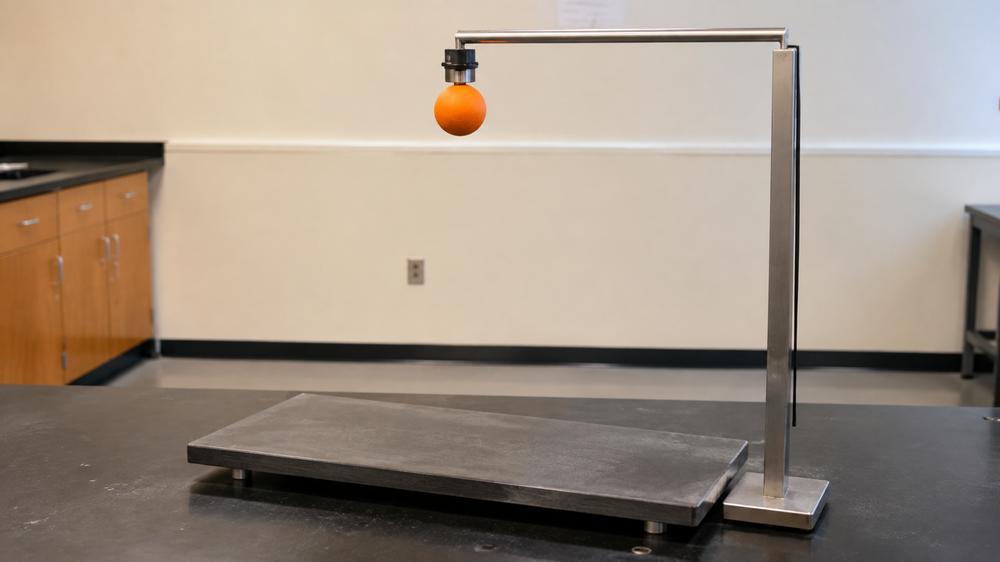
#> input picture easy/P1/first_frame.png, 1000 x 562 px, shrunk from 2048 x 1152 before the run; its folder holds only this picture in this run
$ python -i observed_shadows.py   (imports and definitions only)   (older library calls are emulated)
#> lines starting #> are read from the running program, lines starting #| are printed output that depends on the picture
#> further down, picture is the input picture: shape (562, 1000, 3); mean B, G, R 130.9, 144.5, 158.3
"""Frame-zero rod identities and observed dark ridges on photographic floors.

The initializer contains no shadow directions. Rod registration and every
shadow sample come from the measured frame. A ridge must be darker than BOTH
sides and visibly connected to its rod; illumination gradients are not ridges.
No common-light-source geometry is used to find or choose a shadow.
"""
from __future__ import annotations

import hashlib
import json
from pathlib import Path

import cv2
import numpy as np


# [27 lines left out: functions fingerprint, load_initialization, not called in this run]


def gradient(frame):
    gray = cv2.cvtColor(frame, cv2.COLOR_BGR2GRAY).astype(np.float32)
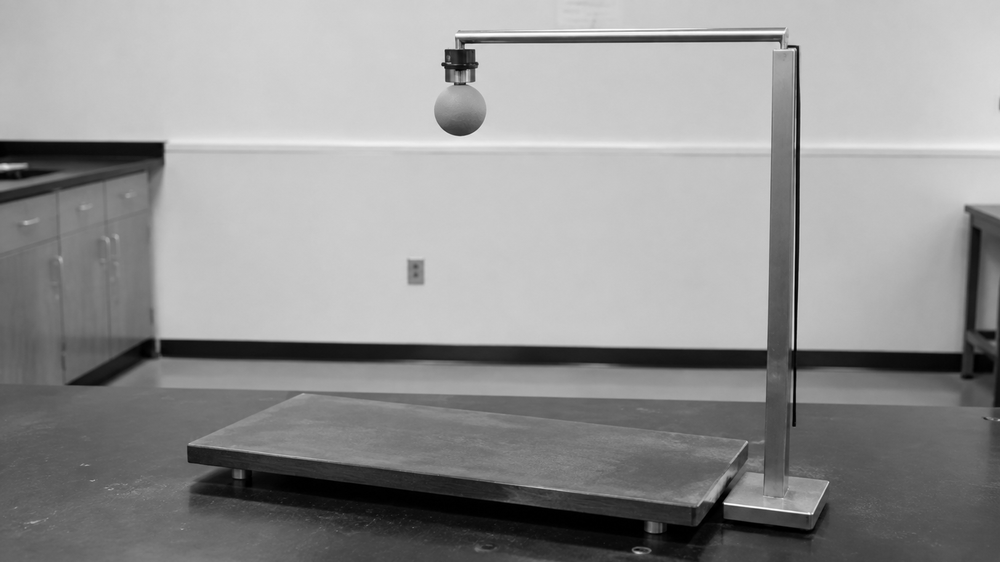
#> gray: shape (562, 1000) float32; min 0, max 255, mean 147.1
    gray = cv2.GaussianBlur(gray, (3, 3), 0)
    return cv2.magnitude(cv2.Sobel(gray, cv2.CV_32F, 1, 0),
                         cv2.Sobel(gray, cv2.CV_32F, 0, 1))
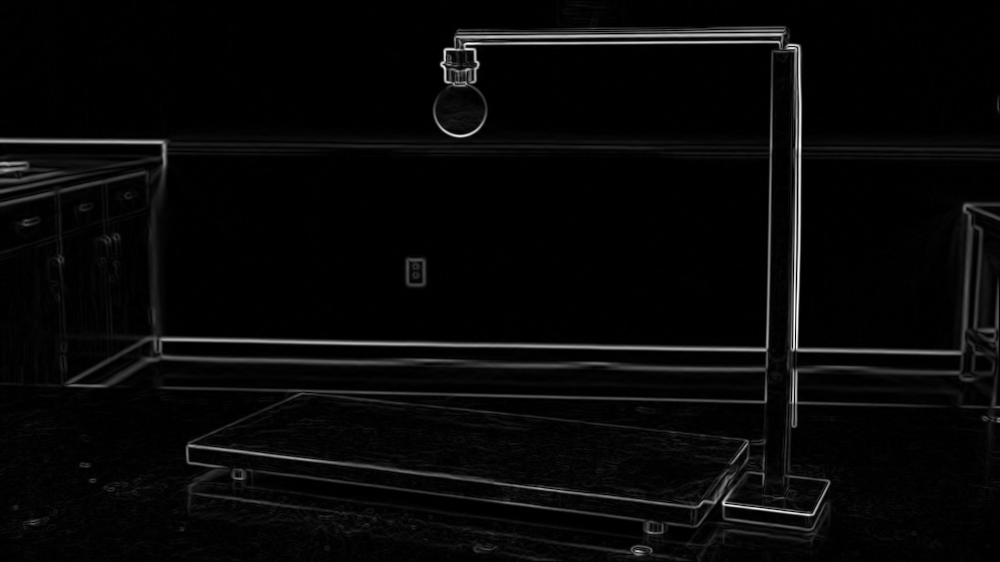
#> returned value: shape (562, 1000) float32; min 0, max 574.6, mean 18.7; drawn with min black and max white


# [287 lines left out: functions track_feet, relocate_rods, _read, relocate_pedestals, shadow_rays, not called in this run]

>>> import cv2
>>> picture = cv2.imread('../../../../../../easy/P1/first_frame.png')
>>> result = gradient(picture)
